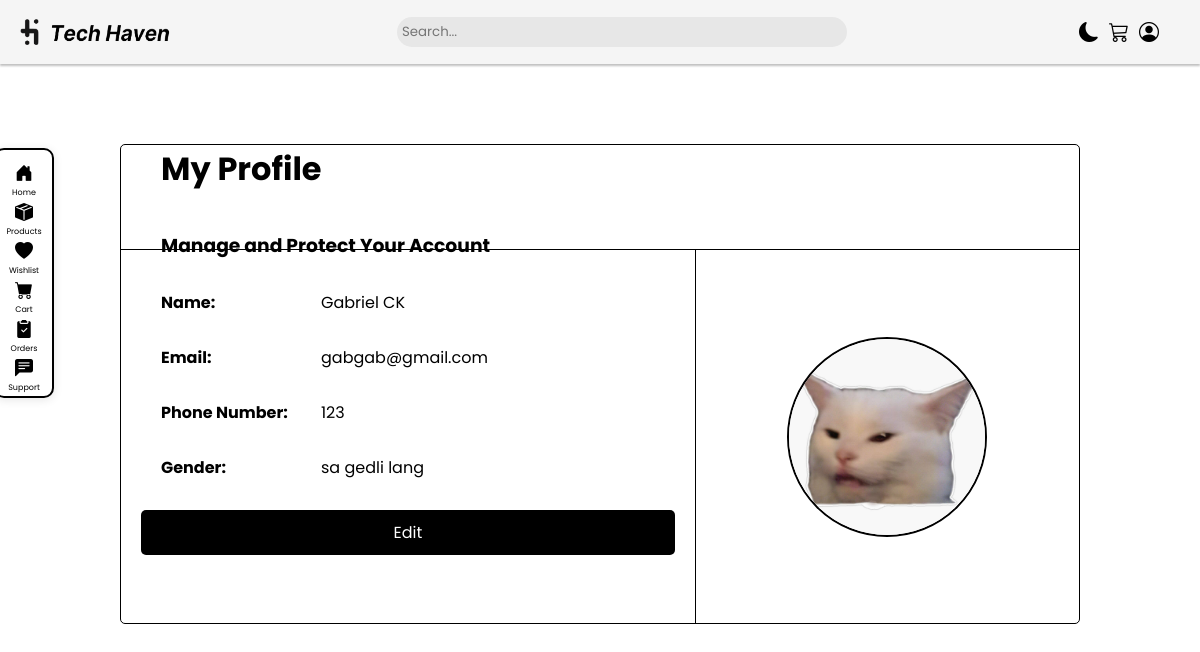
/costumer/profile.php (signed in), run on an earlier commit of the app's database.
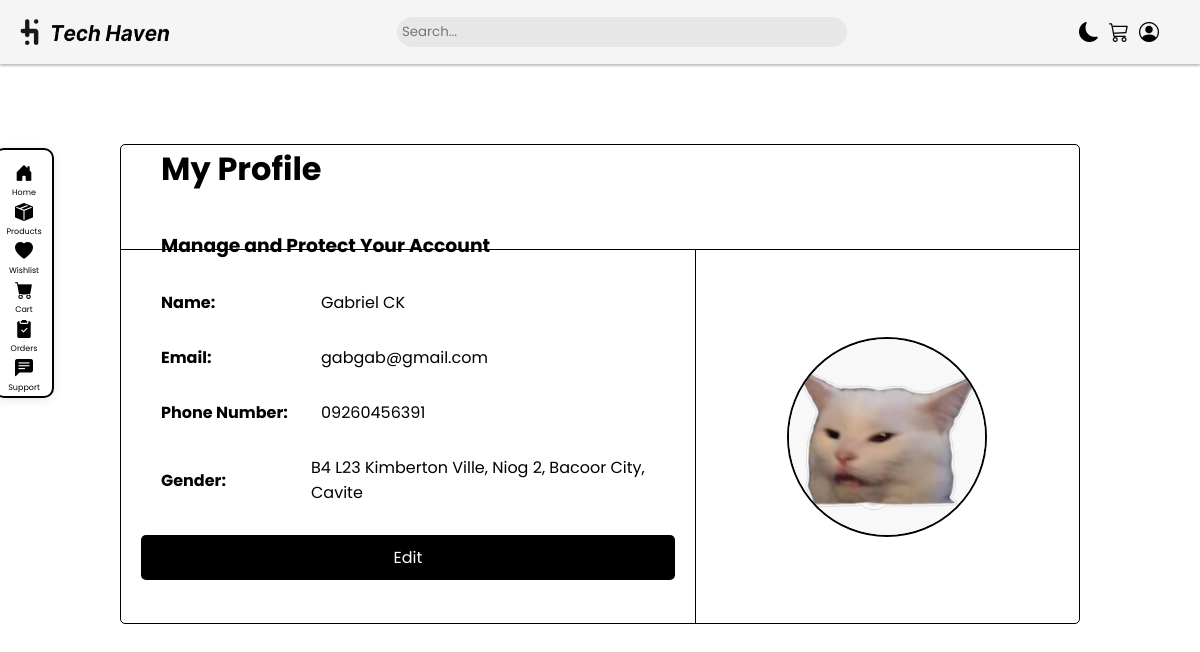
And on a later commit of the database.
### tables this page shows
CREATE TABLE `customerinfo` (
  `customerID` int(100) NOT NULL,
  `name` text NOT NULL,
  `email` varchar(250) NOT NULL,
  `contactNum` varchar(100) NOT NULL,
  `address` varchar(250) NOT NULL,
  `password` varchar(100) NOT NULL
);

### costumer/profile.php (the view, shortened to what this page needs)
<?php
include 'dbcon.php';
$email = $_SESSION['email'];
$sql = "SELECT name, email, contactNum, address FROM customerinfo WHERE email = '$email'";
$result = $conn->query($sql);
if ($result->num_rows > 0) {
    $row = $result->fetch_assoc();
    $name = $row['name'];
    $email = $row['email'];
    $contactNum = $row['contactNum'];
    $address = $row['address'];
} else {
    echo "Customer data not found!";
    exit();
}
?>
<!DOCTYPE html>
<html lang="en">
<head>
</head>
<body>
<?php include 'sidenav.php'; ?>
<div class="mainbox">
    <div class="upper">
        <div class="title">
            <h1>My Profile</h1>
        </div>
        <div class="subtitle">
            <h3>Manage and Protect Your Account</h3>
        </div>
    </div>
    <div class="info">
        <div class="left">
            <div class="info-item">
                <strong>Name:</strong> <span id="name"><?php echo htmlspecialchars($name); ?></span>
            </div>
            <div class="info-item">
                <strong>Email:</strong> <span id="email"><?php echo htmlspecialchars($email); ?></span>
            </div>
            <div class="info-item">
                <strong>Phone Number:</strong> <span id="phone"><?php echo htmlspecialchars($contactNum); ?></span>
            </div>
            <div class="info-item">
                <strong>Gender:</strong> <span id="gender"><?php echo htmlspecialchars($address); ?></span>
            </div>
            <button onclick="openEditForm()">Edit</button>
        </div>
        <div class="right">
            <div class="pic">
                <img src="sample.jpg" alt="Profile Picture" class="profile-img">
            </div>
        </div>
    </div>
</div>
</body>
</html>

### costumer/sidenav.php (shortened to what this page needs)
<head>
<link rel="stylesheet" href="../node_modules/bootstrap-icons/font/bootstrap-icons.css">
</head>
<body>
    <header class="nav">
        <div class="nav-left">
        <img src="tech-haven-logo2.png" alt="Tech Haven Logo" id="logo">
        </div>
        <div class="nav-middle">
            <input type="text" placeholder="Search..." class="search-bar" id="search-bar" oninput="searchProducts()">
        </div>
        <div class="nav-right">
            <i class="bi bi-moon-fill" id="dark-mode-toggle"></i>
            <i class="bi bi-cart3"></i>
            <a href="profile.php">
                <i class="bi bi-person-circle"></i>
            </a>
        </div>
    </header>
    <div class="side-nav">
    <a href="index.php">
    <i class="bi bi-house-door-fill"></i><br>
    Home
</a>
<a href="products.php">
    <i class="bi bi-box-seam-fill"></i><br>
    Products
</a>
<a href="wishlist.php">
    <i class="bi bi-heart-fill"></i><br>
    Wishlist
</a>
<a href="cart.php">
    <i class="bi bi-cart-fill"></i><br>
    Cart
</a>
<a href="orders.php">
    <i class="bi bi-clipboard2-check-fill"></i><br>
    Orders
</a>
<a href="support.php">
    <i class="bi bi-chat-left-text-fill"></i><br>
    Support
</a>
    </div>
</body>

### costumer/profile.php (style rules this page uses)
* { font-family: 'Poppins', sans-serif; color: #000; text-decoration: none; }
.mainbox { border: black 1px solid; height: 60vh; width: 80%; margin-left: 10vw; margin-top: 10vh; border-radius: 5px; display: flex; flex-direction: column; float: left; }
.subtitle { margin-top:38px; padding-left: 30px; margin-bottom:20px; }
.title { padding-left: 30px; }
.upper { border-bottom: solid 1px black; height: 22%; width: 100%; padding-left:10px; }
body { font-family: 'Poppins', sans-serif; }
.left div { margin-bottom: 10px; width: 100%; }
.nav-right a { color: #000; text-decoration: none; }
.info { width: 100%; height: 78%; display: flex; flex-direction: row; }
.left, .right { box-sizing: border-box; }
.left { width: 60%; border-right: solid 1px black; height: 100%; padding: 20px; display: flex; flex-direction: column; }
.right { width: 40%; height: 100%; padding: 50px; display: flex; justify-content: center; align-items: center; }
.left .info-item { display: flex; align-items: center; margin-bottom: 10px; margin-top: 10px; padding-top: 10px; padding-left: 20px; }
.left .info-item strong { width: 150px; display: inline-block; }
.left .info-item span { margin-left: 10px; }
button { margin-top: 20px; }
.pic { border-radius: 50%; overflow: hidden; width: 150px; height: 150px; }
.profile-img { width: 100%; height: 100%; object-fit: cover; }
button { font-family: 'Poppins', sans-serif; font-size: 16px; padding: 10px 20px; color: #fff; background-color: black; border: none; border-radius: 5px; cursor: pointer; transition: background-color 0.3s ease; }
a { color: inherit; text-decoration: none; cursor: pointer; }
.right .pic { width: 200px; height: 200px; border-radius: 50%; overflow: hidden; margin: auto; border: solid 2px black; }

### costumer/sidenav.php (style rules this page uses)
* { margin: 0; box-sizing: border-box; padding: 0; }
:root { --lightColor: #F5F5F5; --shadedColor: #E7E7E7; --darkModeNav: #292929; --darkBody: #5C5C5C; }
.nav { background: var(--lightColor); display: flex; justify-content: space-between; align-items: center; height: 4rem; font: italic 600 20px/normal 'Inter'; box-shadow: 0px 2px 2px 0px rgba(0, 0, 0, 0.25); }
.nav img { width: 150px; }
.nav-left { padding-left: 20px; }
.nav-left, .nav-middle, .nav-right { display: flex; align-items: center; }
.nav-middle { flex: 1; display: flex; justify-content: center; }
.search-bar { width: 100%; max-width: 450px; padding: 0.5px; background-color: var(--shadedColor); border-radius: 20px; padding: 5px; border: none; outline: none; }
.nav-right { display: flex; justify-content: space-between; margin-right: 3%; }
.nav-right i { margin: 5px; cursor: pointer; }
.side-nav { position: fixed; margin-top: 7%; left: -6px; width: 60px; height: 250px; background-color: #fff; box-shadow: 0 2px 10px rgba(0, 0, 0, 0.1); border-radius: 10px; display: flex; flex-direction: column; justify-content: space-around; align-items: center; padding: 10px 0; z-index: 1; border: black solid 2px; }
.side-nav i { font-size: 18px; cursor: pointer; transition: color 0.3s; }
.side-nav a { font-size: 8px; font-family: 'Poppins', sans-serif; color: #000; text-decoration: none; text-align: center; }
.nav-right a { color: black; text-decoration: none; }
.nav-right i { color: black; }

What changed in the data, as far as the page shows it:
changed customerinfo "Gabriel CK": contactNum "123" → "09260456391"; address "sa gedli lang" → "B4 L23 Kimberton Ville, Niog 2, Bacoor City, Cavite"
